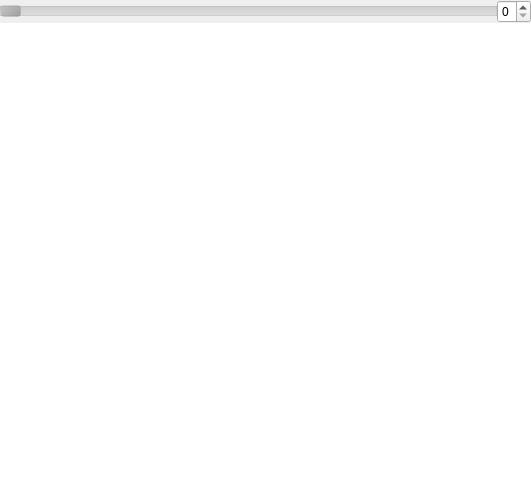
<?xml version="1.0" encoding="UTF-8"?>
<ui version="4.0">
 <class>icons</class>
 <widget class="QWidget" name="icons">
  <property name="geometry">
   <rect>
    <x>0</x>
    <y>0</y>
    <width>531</width>
    <height>494</height>
   </rect>
  </property>
  <property name="windowTitle">
   <string>Form</string>
  </property>
  <layout class="QGridLayout" name="gridLayout">
   <property name="margin">
    <number>0</number>
   </property>
   <property name="spacing">
    <number>0</number>
   </property>
   <item row="0" column="0">
    <widget class="QSlider" name="imagesSlider">
     <property name="styleSheet">
      <string notr="true">QSlider::groove:horizontal {
    border: 1px solid rgba(128, 128, 128, 40);
    height: 8px;
    background: qlineargradient(x1:0, y1:0, x2:0, y2:1, stop:0 rgba(128, 128, 128, 75), stop:1  rgba(128, 128, 128, 40));
    margin: 2px 0;
}

QSlider::handle:horizontal {
    background: qlineargradient(x1:0, y1:0, x2:1, y2:1, stop:0 rgba(128, 128, 128, 40), stop:1 rgba(128, 128, 128, 175));
    border: 1px solid rgba(128, 128, 128, 40);
    width: 18px;
    margin: -2px 0;
    border-radius: 3px;
}</string>
     </property>
     <property name="maximum">
      <number>1</number>
     </property>
     <property name="pageStep">
      <number>1</number>
     </property>
     <property name="tracking">
      <bool>true</bool>
     </property>
     <property name="orientation">
      <enum>Qt::Horizontal</enum>
     </property>
     <property name="tickPosition">
      <enum>QSlider::TicksAbove</enum>
     </property>
    </widget>
   </item>
   <item row="0" column="1">
    <widget class="QSpinBox" name="spinBox">
     <property name="maximum">
      <number>1</number>
     </property>
    </widget>
   </item>
   <item row="1" column="0" colspan="2">
    <widget class="QGraphicsView" name="previewGraphicsView">
     <property name="frameShape">
      <enum>QFrame::NoFrame</enum>
     </property>
     <property name="verticalScrollBarPolicy">
      <enum>Qt::ScrollBarAlwaysOff</enum>
     </property>
     <property name="horizontalScrollBarPolicy">
      <enum>Qt::ScrollBarAlwaysOff</enum>
     </property>
     <property name="optimizationFlags">
      <set>QGraphicsView::DontAdjustForAntialiasing|QGraphicsView::DontSavePainterState</set>
     </property>
    </widget>
   </item>
  </layout>
 </widget>
 <tabstops>
  <tabstop>imagesSlider</tabstop>
  <tabstop>spinBox</tabstop>
 </tabstops>
 <resources/>
 <connections>
  <connection>
   <sender>imagesSlider</sender>
   <signal>valueChanged(int)</signal>
   <receiver>spinBox</receiver>
   <slot>setValue(int)</slot>
   <hints>
    <hint type="sourcelabel">
     <x>81</x>
     <y>21</y>
    </hint>
    <hint type="destinationlabel">
     <x>257</x>
     <y>12</y>
    </hint>
   </hints>
  </connection>
  <connection>
   <sender>spinBox</sender>
   <signal>valueChanged(int)</signal>
   <receiver>imagesSlider</receiver>
   <slot>setValue(int)</slot>
   <hints>
    <hint type="sourcelabel">
     <x>257</x>
     <y>21</y>
    </hint>
    <hint type="destinationlabel">
     <x>46</x>
     <y>17</y>
    </hint>
   </hints>
  </connection>
 </connections>
</ui>
